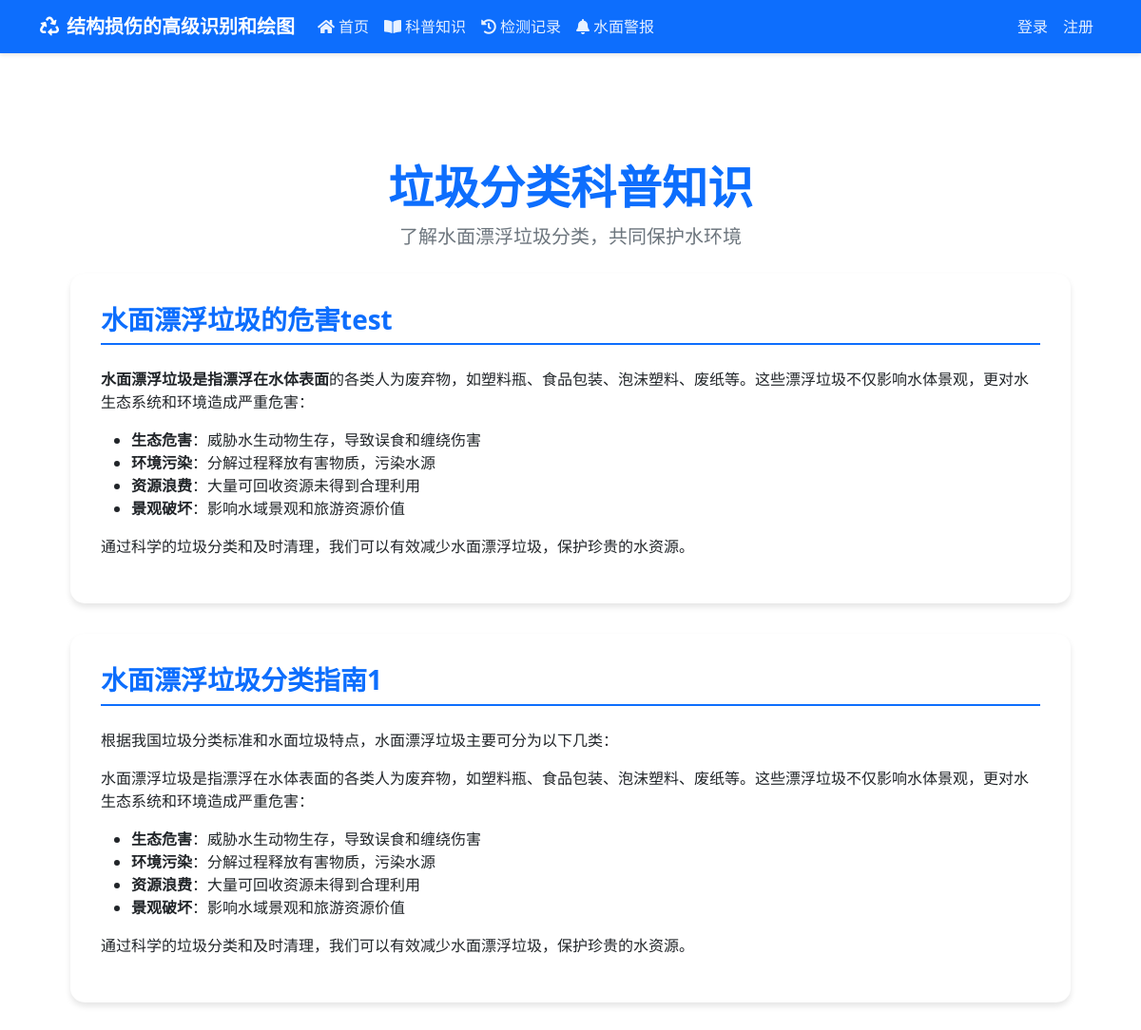
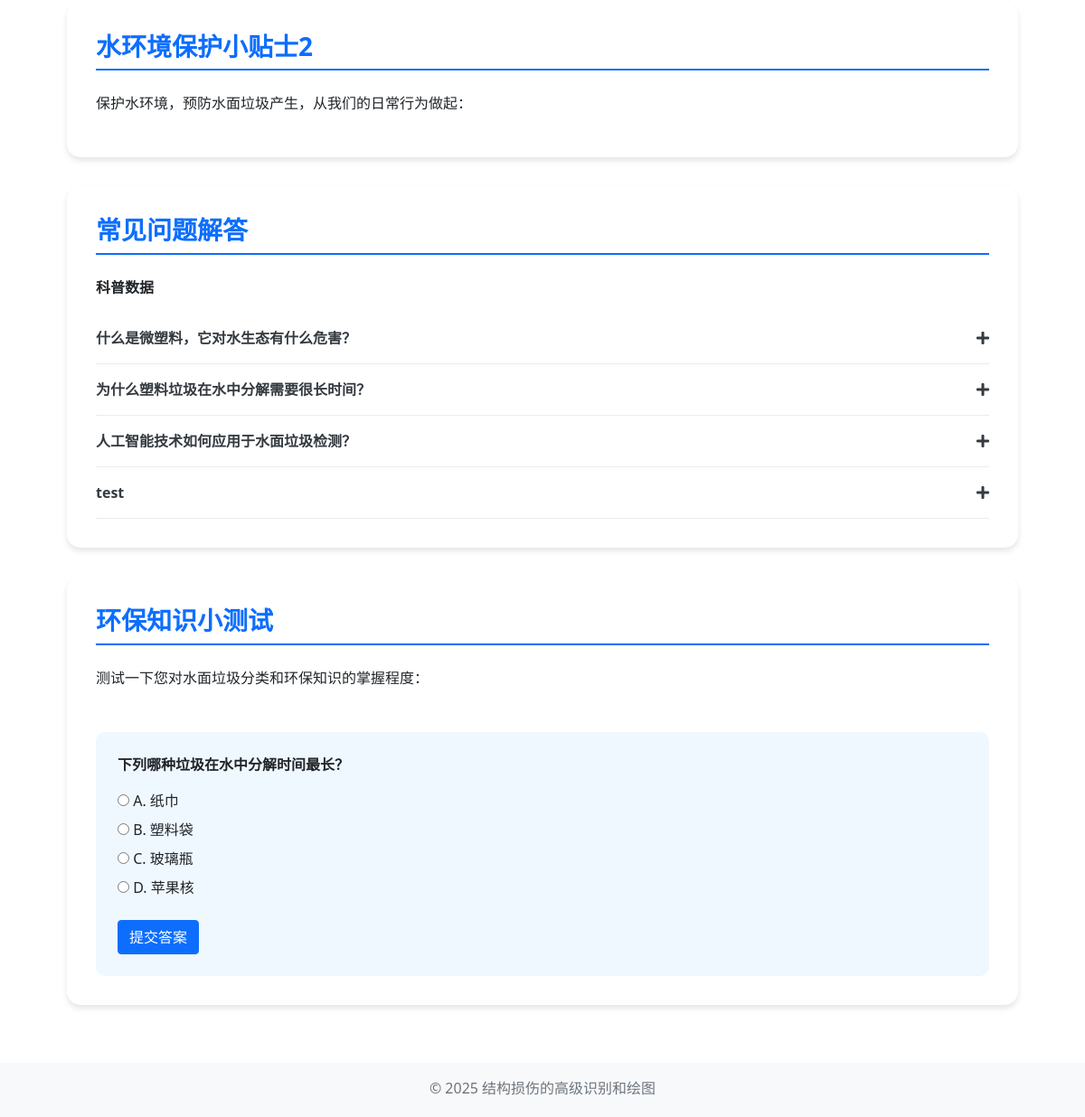
The app's page /scientific with its own data (2 pictures, top to bottom).
### models.py (models this page shows, shortened)
class ScientificContent(db.Model):
    __tablename__ = 'scientific_contents'
    id = db.Column(db.Integer, primary_key=True)
    section_id = db.Column(db.String(100), unique=True, nullable=False)  # 用于前端识别的唯一ID
    title = db.Column(db.String(200), nullable=False)  # 内容标题
    content = db.Column(db.Text, nullable=False)  # 内容正文，可以是HTML格式
    content_type = db.Column(db.String(50), default='text')  # 'text', 'faq', 'tips', 'quiz'
    image_path = db.Column(db.String(255))  # 相关图片路径
    position = db.Column(db.Integer, default=0)  # 显示位置顺序
    status = db.Column(db.String(20), default='active')  # 'active', 'hidden'
    created_at = db.Column(db.DateTime, default=datetime.utcnow)
    updated_at = db.Column(db.DateTime, default=datetime.utcnow, onupdate=datetime.utcnow)
    faqs = db.relationship('ScientificFAQ', backref='section', lazy=True)
    questions = db.relationship('ScientificQuestion', backref='section', lazy=True)
    def to_dict(self):
        return {
            'id': self.id,
            'section_id': self.section_id,
            'title': self.title,
            'content': self.content,
            'content_type': self.content_type,
            'image_path': self.image_path,
            'position': self.position,
            'status': self.status,
            'created_at': self.created_at.strftime('%Y-%m-%d %H:%M:%S'),
            'updated_at': self.updated_at.strftime('%Y-%m-%d %H:%M:%S')
        }

class ScientificFAQ(db.Model):
    __tablename__ = 'scientific_faqs'
    id = db.Column(db.Integer, primary_key=True)
    section_id = db.Column(db.Integer, db.ForeignKey('scientific_contents.id'), nullable=False)
    question = db.Column(db.String(500), nullable=False)  # 问题
    answer = db.Column(db.Text, nullable=False)  # 回答
    position = db.Column(db.Integer, default=0)  # 显示位置顺序
    status = db.Column(db.String(20), default='active')  # 'active', 'hidden'
    def to_dict(self):
        return {
            'id': self.id,
            'section_id': self.section_id,
            'question': self.question,
            'answer': self.answer,
            'position': self.position,
            'status': self.status
        }

class ScientificQuestion(db.Model):
    __tablename__ = 'scientific_questions'
    id = db.Column(db.Integer, primary_key=True)
    section_id = db.Column(db.Integer, db.ForeignKey('scientific_contents.id'), nullable=True)
    question = db.Column(db.String(500), nullable=False)  # 题目
    options = db.Column(db.Text, nullable=False)  # JSON格式存储选项数组
    answer = db.Column(db.String(10), nullable=False)  # 正确答案
    explanation = db.Column(db.Text)  # 解析
    position = db.Column(db.Integer, default=0)  # 显示位置顺序
    status = db.Column(db.String(20), default='active')  # 'active', 'hidden'
    def get_options(self):
        try:
            if self.options:
                return json.loads(self.options)
            else:
                return []
        except Exception as e:
            print(f"解析题目选项出错(ID:{self.id}): {str(e)}")
            return []
    def to_dict(self):
        return {
            'id': self.id,
            'section_id': self.section_id,
            'question': self.question,
            'options': self.get_options(),
            'answer': self.answer,
            'explanation': self.explanation,
            'position': self.position,
            'status': self.status
        }

### app.py (the view)
@app.route('/scientific')
def scientific():
    try:
        sections = ScientificContent.query.filter_by(status='active').order_by(ScientificContent.position).all()
        faqs = ScientificFAQ.query.filter_by(status='active').order_by(ScientificFAQ.position).all()
        questions = ScientificQuestion.query.filter_by(status='active').order_by(ScientificQuestion.position).all()
        if not sections:
            return render_template('scientific.html')
        content_data = {
            'sections': [section.to_dict() for section in sections],
            'faqs': [faq.to_dict() for faq in faqs],
            'questions': [question.to_dict() for question in questions]
        }
        return render_template('scientific.html', content_data=content_data)
    except Exception as e:
        print(f"获取科普内容时出错: {str(e)}")
        return render_template('scientific.html')

### templates/scientific.html (shortened to what this page needs)
{% extends "base.html" %}
{% block content %}
<div class="main-container">
    <div class="text-center mb-4">
        <h2 class="display-5 fw-bold text-theme">垃圾分类科普知识</h2>
        <p class="lead text-muted">了解水面漂浮垃圾分类，共同保护水环境</p>
    </div>
    {% if content_data is defined and content_data.sections %}
    {% for section in content_data.sections %}
    <div class="knowledge-section fade-in">
        <h3 class="section-title">{{ section.title }}</h3>
        {% if section.image_path %}
        <div class="row align-items-center">
            <div class="col-lg-6">
                {{ section.content|safe }}
            </div>
            <div class="col-lg-6">
                <img src="{{ section.image_path }}" class="img-fluid rounded" alt="{{ section.title }}">
            </div>
        </div>
        {% else %}
        <div class="row">
            <div class="col-12">
                {{ section.content|safe }}
            </div>
        </div>
        {% endif %}
        {% if section.content_type == 'faq' and content_data.faqs %}
        <div class="faq-container">
            {% for faq in content_data.faqs %}
            <div class="faq-item">
                <div class="faq-question">
                    <span>{{ faq.question }}</span>
                    <i class="fas fa-plus toggle-icon"></i>
                </div>
            </div>
            {% endfor %}
        </div>
        {% endif %}
        {% if section.content_type == 'quiz' and content_data.questions %}
        <div class="quiz-container" id="quizContainer">
            <div id="quizSection" data-section-id="{{ section.id }}">
                <div class="quiz-question" id="question">{{ content_data.questions[0].question }}</div>
                <div class="quiz-options">
                </div>
                <button class="btn btn-theme" id="submitQuiz">提交答案</button>
            </div>
        </div>
        {% endif %}
    </div>
    {% endfor %}
    {% endif %}
</div>
{% endblock %}

### templates/base.html (shortened to what this page needs)
<!DOCTYPE html>
<html lang="zh-CN">
<head>
    <link href="https://cdn.jsdelivr.net/npm/bootstrap@5.1.3/dist/css/bootstrap.min.css" rel="stylesheet">
    <link href="https://cdnjs.cloudflare.com/ajax/libs/font-awesome/5.15.4/css/all.min.css" rel="stylesheet">
    <link href="/static/css/dataTables.bootstrap5.min.css" rel="stylesheet">
    <link href="/static/css/font-awesome.css" rel="stylesheet">
</head>
<body>
    <nav class="navbar navbar-expand-lg navbar-dark">
        <div class="container">
            <a class="navbar-brand" href="/">
                <i class="fas fa-recycle me-2"></i>结构损伤的高级识别和绘图
            </a>
            <div class="collapse navbar-collapse" id="navbarNav">
                <ul class="navbar-nav me-auto">
                    <li class="nav-item">
                        <a class="nav-link" href="/">
                            <i class="fas fa-home me-1"></i>首页
                        </a>
                    </li>
                    <li class="nav-item">
                        <a class="nav-link" href="/scientific">
                            <i class="fas fa-book-open me-1"></i>科普知识
                        </a>
                    </li>
                    <li class="nav-item">
                        <a class="nav-link" href="/detection_records">
                            <i class="fas fa-history me-1"></i>检测记录
                        </a>
                    </li>
                    <li class="nav-item">
                        <a class="nav-link" href="/alert">
                            <i class="fas fa-bell me-1"></i>水面警报
                        </a>
                    </li>
                </ul>
                <ul class="navbar-nav">
                    {% if 'user_id' in session %}
                    <li class="nav-item">
                        <span class="nav-link" id="userDisplay">
                            <i class="fas fa-user me-1"></i><span id="currentUsername">欢迎您</span>
                        </span>
                    </li>
                    <li class="nav-item">
                        <span class="nav-link">
                            <i class="fas fa-clock me-1"></i>工作时长：<span id="workTime">00:00:00</span>
                        </span>
                    </li>
                    <li class="nav-item">
                        <a class="nav-link" href="/logout" id="logoutBtn">
                            <i class="fas fa-sign-out-alt"></i> 退出
                        </a>
                    </li>
                    {% else %}
                    <li class="nav-item">
                        <a class="nav-link" href="/login">登录</a>
                    </li>
                    <li class="nav-item">
                        <a class="nav-link" href="/register">注册</a>
                    </li>
                    {% endif %}
                </ul>
            </div>
        </div>
    </nav>
    <div class="main-content">
        <div class="container">
            {% block content %}{% endblock %}
        </div>
    </div>
    <footer class="footer mt-auto py-3">
        <div class="container text-center">
            <span class="text-muted">© 2025 结构损伤的高级识别和绘图</span>
        </div>
    </footer>
</body>
</html>

### templates/base.html (style rules this page uses)
:root { --theme-color: #0d6efd; --theme-color-dark: #0b5ed7; --theme-color-light: #3d8bfd; }
.navbar { background-color: var(--theme-color); box-shadow: 0 2px 4px rgba(0, 0, 0, 0.1); }
.navbar-brand { color: #fff !important; font-weight: 600; }
.navbar-nav .nav-link { color: rgba(255, 255, 255, 0.9) !important; transition: all 0.3s ease; }
.btn-theme { background-color: var(--theme-color); border-color: var(--theme-color); color: #fff; }
.text-theme { color: var(--theme-color) !important; }
.main-content { margin-top: 80px; min-height: calc(100vh - 160px); }
.footer { height: 60px; background-color: #f8f9fa; }

### templates/scientific.html (style rules this page uses)
.main-container { max-width: 1200px; margin: 0 auto; padding: 2rem; }
.knowledge-section { background-color: #fff; border-radius: 15px; box-shadow: 0 4px 6px rgba(0, 0, 0, 0.1); padding: 2rem; margin-bottom: 2rem; transition: transform 0.3s; }
.section-title { color: var(--theme-color); font-weight: bold; border-bottom: 2px solid var(--theme-color); padding-bottom: 0.5rem; margin-bottom: 1.5rem; }
.faq-item { border-bottom: 1px solid #e9ecef; padding: 1rem 0; }
.faq-question { font-weight: 600; cursor: pointer; display: flex; justify-content: space-between; align-items: center; color: #343a40; }
.toggle-icon { transition: transform 0.3s; }
.quiz-container { background-color: #f0f8ff; border-radius: 10px; padding: 1.5rem; margin-top: 2rem; }
.quiz-question { font-weight: 600; margin-bottom: 1rem; }
.quiz-options { margin-bottom: 1.5rem; }
.fade-in { animation: fadeIn 1s ease-in; }

### records on screen
ScientificContent: title "水面漂浮垃圾的危害test", content "水面漂浮垃圾是指漂浮在水体表面 的各类人为废弃物，如塑料瓶、食品包装、泡沫塑料、废纸等。这些漂浮垃圾不仅影响水体景观，更对水生态系统和环境造成严重危害： 生态危害 ：威胁水生动物生存，导致误食和缠绕伤害 环境污染 ：分解过程释放有害物质，污染水源 资源浪费 ：大量可回收资源未得到合理利用 景观破坏 ：影响水域景观和旅游资源价值 通过科学的垃圾分类和及时清理，我们可以有效减少水面漂浮垃圾，保护珍贵的水资源。"
ScientificContent: title "水面漂浮垃圾分类指南1", content "根据我国垃圾分类标准和水面垃圾特点，水面漂浮垃圾主要可分为以下几类： 水面漂浮垃圾是指漂浮在水体表面的各类人为废弃物，如塑料瓶、食品包装、泡沫塑料、废纸等。这些漂浮垃圾不仅影响水体景观，更对水生态系统和环境造成严重危害： 生态危害 ：威胁水生动物生存，导致误食和缠绕伤害 环境污染 ：分解过程释放有害物质，污染水源 资源浪费 ：大量可回收资源未得到合理利用 景观破坏 ：影响水域景观和旅游资源价值 通过科学的垃圾分类和及时清理，我们可以有效减少水面漂浮垃圾，保护珍贵的水资源。"
ScientificContent: title "水环境保护小贴士2", content "保护水环境，预防水面垃圾产生，从我们的日常行为做起："
ScientificContent: title "常见问题解答", content "科普数据"
ScientificFAQ: question "什么是微塑料，它对水生态有什么危害？"
ScientificFAQ: question "为什么塑料垃圾在水中分解需要很长时间？"
ScientificFAQ: question "人工智能技术如何应用于水面垃圾检测？"
ScientificFAQ: question "test"
ScientificContent: title "环保知识小测试", content "测试一下您对水面垃圾分类和环保知识的掌握程度："
ScientificQuestion: question "下列哪种垃圾在水中分解时间最长？"
